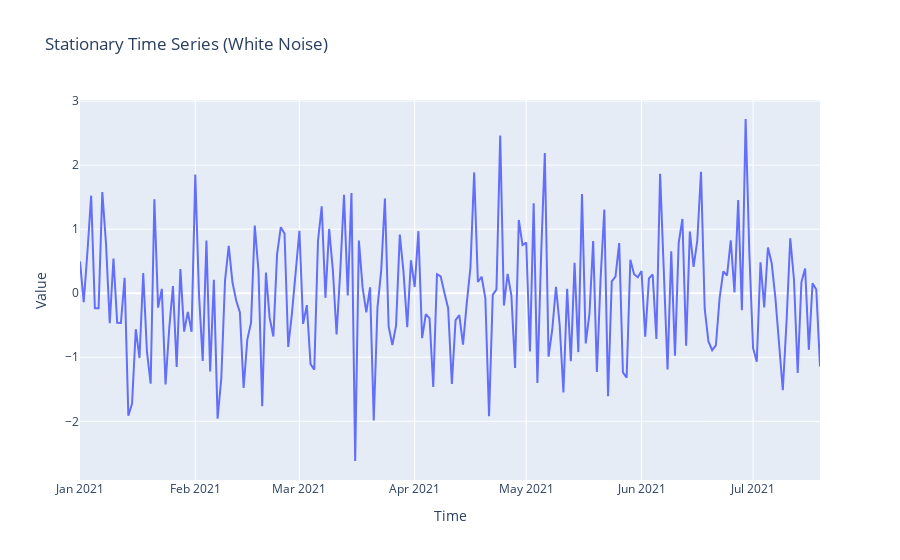

Notebook code cell kept with this figure:
### Markdown cell above
### Example 1: White Noise (Stationary Time Series)
White noise is a classic example of a stationary time series. It has a constant mean (usually zero), constant variance, and no autocorrelation (meaning past values don't predict future values).

### Code cell
# Generate a stationary time series (white noise)
np.random.seed(42)
stationary_data = np.random.normal(loc=0, scale=1, size=200)
stationary_df = pd.DataFrame({'Value': stationary_data, 'Time': pd.date_range(start='2021-01-01', periods=len(stationary_data), freq='D')})

fig_stationary = px.line(stationary_df, x='Time', y='Value', title='Stationary Time Series (White Noise)')
fig_stationary.show()

print(f"Mean of stationary series: {np.mean(stationary_data):.2f}")
print(f"Variance of stationary series: {np.var(stationary_data):.2f}")

### Figure 1 — Plotly figure (JSON) as saved in the notebook; plotly's stock layout.template omitted (floating-point values rounded to 4 significant figures; data arrays with more than 128 entries replaced by an {"elided": "..."} marker saying what was removed)
{"data": [{"hovertemplate": "Time=%{x}<br>Value=%{y}<extra></extra>", "legendgroup": "", "line": {"color": "#636efa", "dash": "solid"}, "marker": {"symbol": "circle"}, "mode": "lines", "name": "", "orientation": "v", "showlegend": false, "type": "scatter", "x": {"elided": "200 str values"}, "xaxis": "x", "y": {"elided": "200 float values"}, "yaxis": "y"}], "layout": {"legend": {"tracegroupgap": 0}, "title": {"text": "Stationary Time Series (White Noise)"}, "xaxis": {"anchor": "y", "domain": [0, 1], "title": {"text": "Time"}}, "yaxis": {"anchor": "x", "domain": [0, 1], "title": {"text": "Value"}}}}
